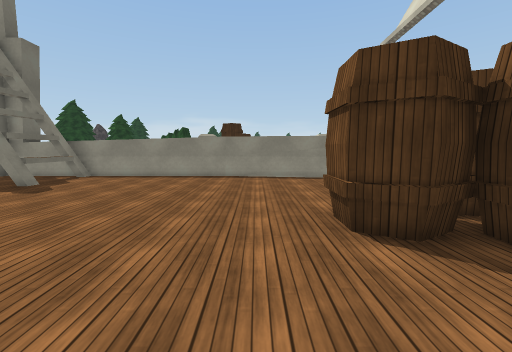
view 1 (above)

15 first-person views from a walk through a 3-D level made in the Unity game engine. The camera is 1.4 m above the floor, tilts 6° down and sees 90° across. The floor is counted in squares, 1 m on a side. Each view is taken from the middle of a square. On the plan, view 1 faces up. The plan holds only what a view shows up to about 13 squares ahead; the rest is blank. The place goes on beyond the plan. Surface patterns are stand-ins for the level's own textures.

view 2
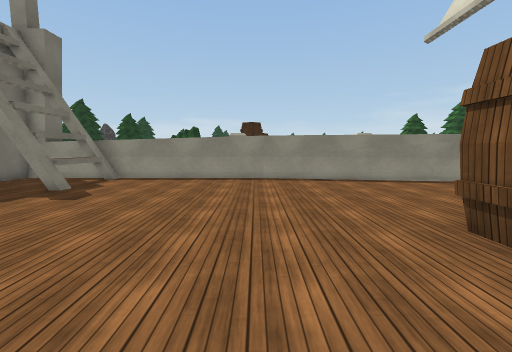

view 3
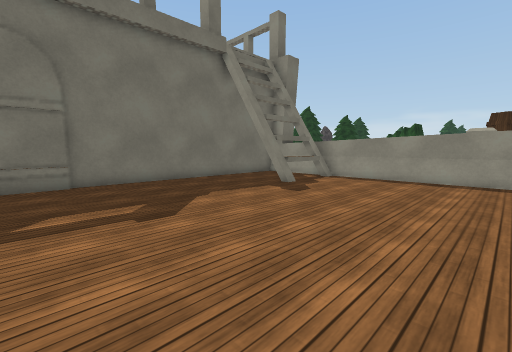

view 4
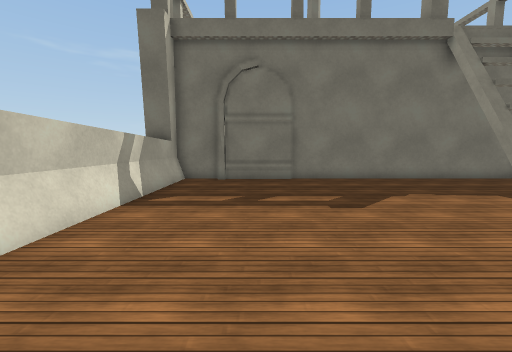

view 5
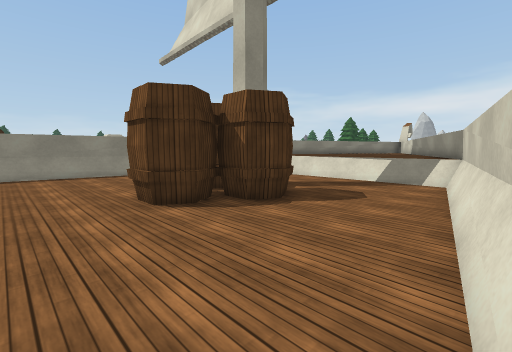

view 6
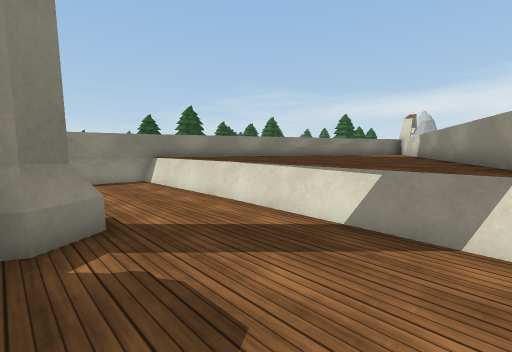

view 7
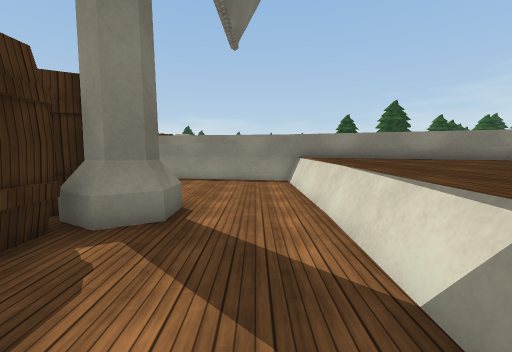

view 8
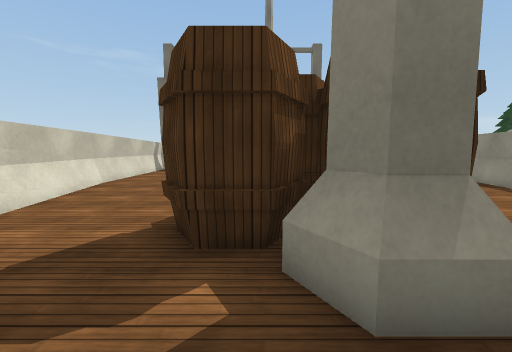

view 9
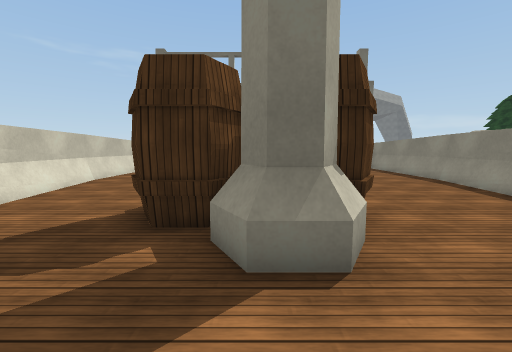

view 10
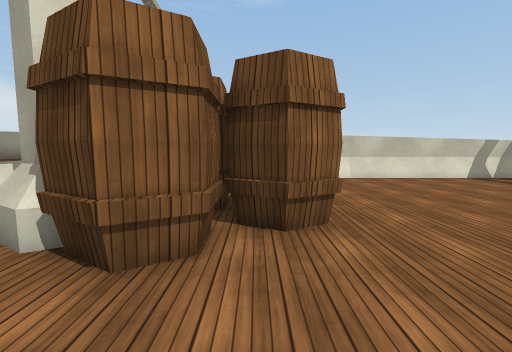

view 11
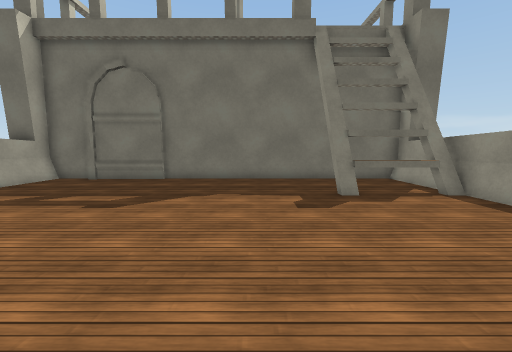

view 12
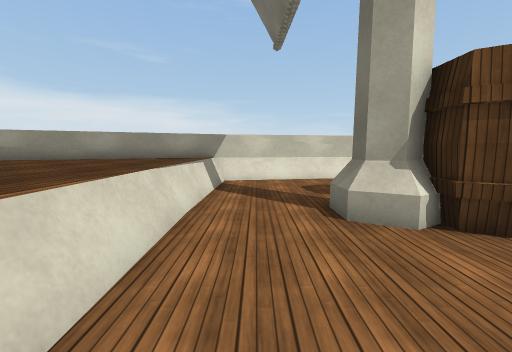

view 13
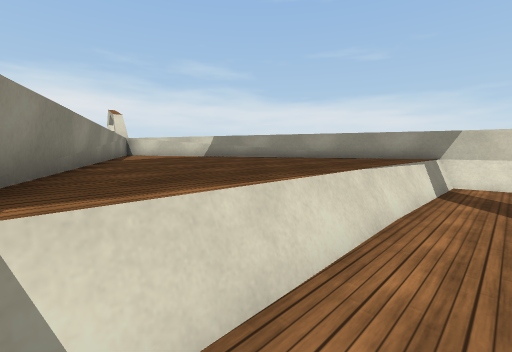

view 14
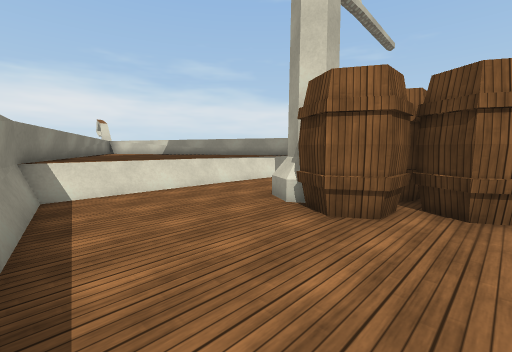

view 15
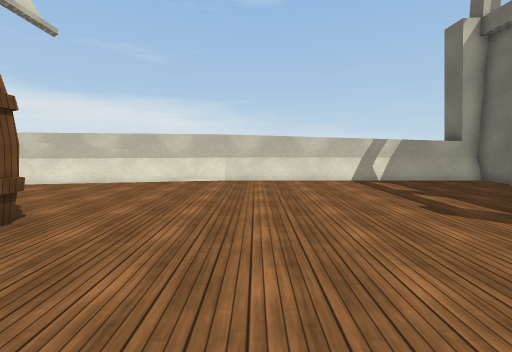

### Floor plan
Key: @ floor where view 1 was taken; # wall or solid block; . floor; ^ raised ledge; B barrel.
Columns run from 13 left of view 1 to 13 right of it. Each row starts with its distance up from view 1.
 14 ##############
 13 #..##........#######
 12 #...^..............#######
 11 #...^...................^##
 10 #..##...................^^^
  9 #.......................^^^
  8 #.......................^^^
  7 #................BBB....^^^
  6 #..............BBBB##...^^^
  5 #..............BBB###...^^^
  4 #..............BBBBB....^^^
  3 #................BBB....^^^
  2 #.......................^^^
  1 #.......................^^^
  0 #............@..........^##
 -1 #..................#######
 -2 #............########
 -3 ##############

Positions as (right, up) in squares from view 1, and headings:
1: (0, 0), facing up
2: (-2, 1), facing up
3: (-2, 1), facing up-left
4: (-1, 1), facing left
5: (-1, -2), facing up-right
6: (6, 0), facing up-right
7: (9, 0), facing up
8: (9, 4), facing left
9: (10, 5), facing left
10: (3, 10), facing down
11: (-1, 7), facing left
12: (9, 11), facing down
13: (9, 11), facing down-right
14: (2, 12), facing down-right
15: (-3, 9), facing down
